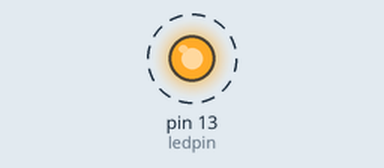
Simulated run of this sketch. Board: Arduino Uno, built with avr-gcc and run on an emulated ATmega328P. Parts: output pins drawn as LEDs (lit = HIGH). Dashed ring = blinking. What the sketch prints to the serial monitor is not drawn.

Above: at 0.5 s.
Timing chart, 0 to 4.6 s (numbered marks = the images above):
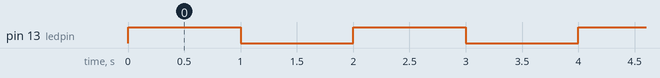

Measured:
- by itself, pin 13 (ledpin): alternates HIGH for 1.0 s and LOW for 1.0 s

The sketch:

Led.ino
```cpp
int ledpin = 13;
//#define led 10

void setup() {
  // put your setup code here, to run once:
  pinMode(ledpin, OUTPUT);
  Serial.begin(9600);
}

void loop() {
  // put your main code here, to run repeatedly:
  digitalWrite(ledpin, HIGH);
  Serial.println("Led ON!!");
  delay(1000);
  digitalWrite(ledpin, LOW);
  Serial.println("Led OFF!!");
  delay(1000);

}
```
